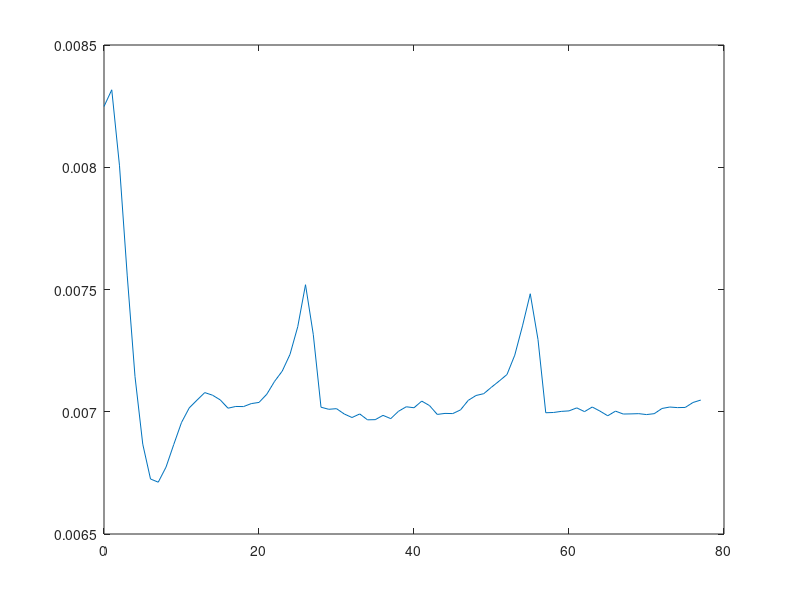
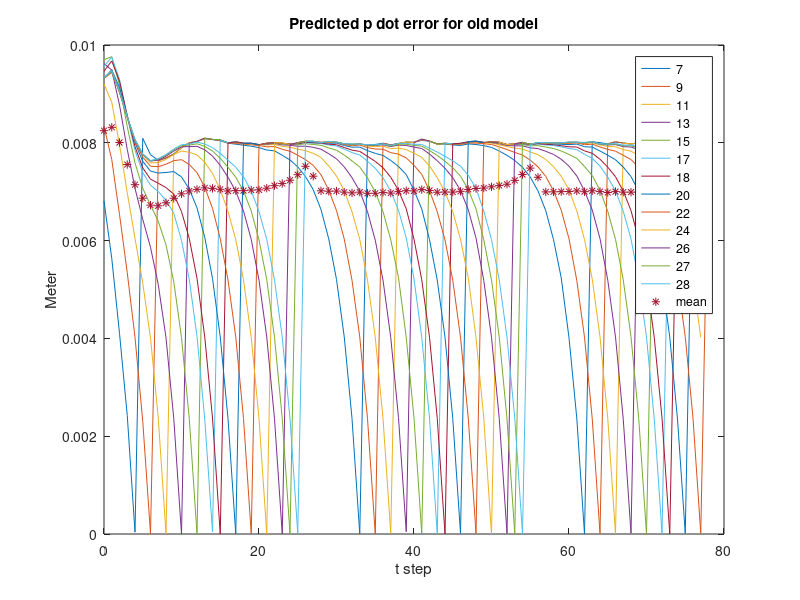
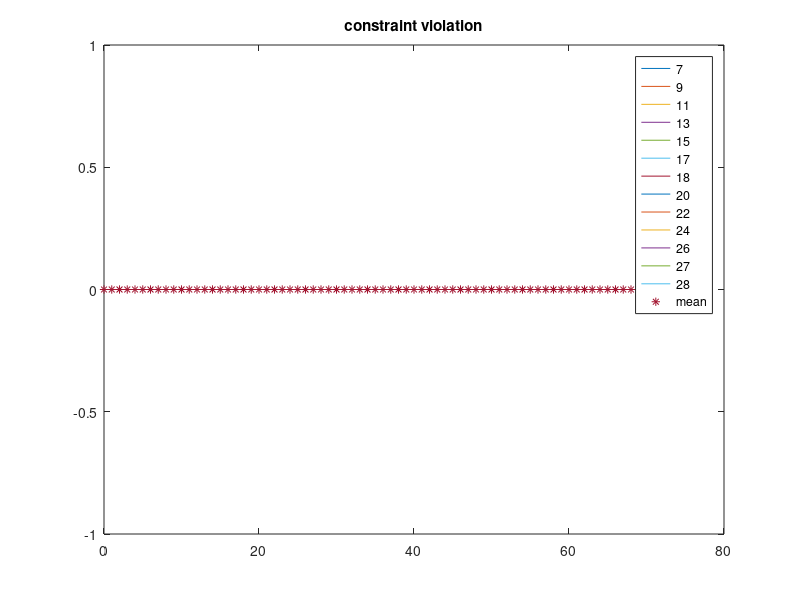

Source code (MATLAB) for these figures, in order:
close all

[error_1, error_2, error_3, error_4, error_5, error_6, error_7, error_8,...
    error_9, error_10, error_11, error_12, error_13, error_14, error_15,...
    error_16, error_17, error_18, error_19, error_20, error_21, error_22,...
    error_23, error_24, error_25, error_26, error_27, error_28]...
    = textread('Along_D/error_realtime.txt',...
    '%n %n %n %n %n  %n %n %n %n %n  %n %n %n %n %n  %n %n %n %n %n  %n %n %n %n %n  %n %n %n ',...
    'headerlines',1);

[constraint_1, constraint_2, constraint_3, constraint_4, constraint_5,...
    constraint_6, constraint_7, constraint_8, constraint_9, constraint_10,...
    constraint_11, constraint_12, constraint_13, constraint_14, constraint_15,...
    constraint_16, constraint_17, constraint_18, constraint_19, constraint_20,...
    constraint_21, constraint_22, constraint_23, constraint_24, constraint_25,...
    constraint_26, constraint_27, constraint_28]...
    = textread('Along_D/constraint_violation.txt',...
    '%n %n %n %n %n  %n %n %n %n %n  %n %n %n %n %n  %n %n %n %n %n  %n %n %n %n %n  %n %n %n ',...
    'headerlines',1);

mean_error_D = [error_2, error_3, error_4, error_5, error_6, error_7, error_8,...
    error_9, error_10, error_11, error_12, error_13, error_14, error_15,...
    error_16, error_17, error_18, error_19, error_20, error_21, error_22,...
    error_23, error_24, error_25, error_26, error_27, error_28];
mean_error_D = mean(mean_error_D,2);

constraint_D = [constraint_1, constraint_2, constraint_3, constraint_4, constraint_5,...
    constraint_6, constraint_7, constraint_8, constraint_9, constraint_10,...
    constraint_11, constraint_12, constraint_13, constraint_14, constraint_15,...
    constraint_16, constraint_17, constraint_18, constraint_19, constraint_20,...
    constraint_21, constraint_22, constraint_23, constraint_24, constraint_25,...
    constraint_26, constraint_27, constraint_28];
constraint_D = mean(constraint_D,2);

begin = 90;
t_D = linspace(0,length(error_1)-1,length(error_1));

ind_D = find(error_2);
ind_D = ind_D(begin:end);

t_D = t_D(ind_D);
t_D = t_D-ones(size(t_D))*t_D(1);

mean_error_D = mean(mean_error_D,2);
figure
plot(t_D,mean_error_D(ind_D))


figure
plot(t_D,error_7(ind_D), t_D,error_9(ind_D), t_D,error_11(ind_D),...
    t_D,error_13(ind_D), t_D, error_15(ind_D), t_D,error_17(ind_D),...
    t_D,error_18(ind_D), t_D,error_20(ind_D), t_D,error_22(ind_D),...
    t_D,error_24(ind_D), t_D, error_26(ind_D), t_D,error_27(ind_D),...
    t_D,error_28(ind_D), t_D,mean_error_D(ind_D),'*')
legend('7', '9', '11','13','15','17','18','20','22',...
    '24', '26', '27', '28','mean')
title('Predicted p dot error for old model')
xlabel('t step')
ylabel('Meter')

figure

plot(t_D,constraint_7(ind_D), t_D,constraint_9(ind_D), t_D,constraint_11(ind_D),...
    t_D, constraint_13(ind_D), t_D,constraint_15(ind_D),t_D,constraint_17(ind_D),...
    t_D, constraint_18(ind_D), t_D,constraint_20(ind_D), t_D,constraint_22(ind_D),...
    t_D,constraint_24(ind_D), t_D,constraint_26(ind_D), t_D,constraint_27(ind_D),... 
    t_D, constraint_28(ind_D), t_D,constraint_D(ind_D), '*')
legend('7', '9', '11','13','15','17','18','20','22',...
    '24', '26', '27', '28','mean')
title('constraint violation')

